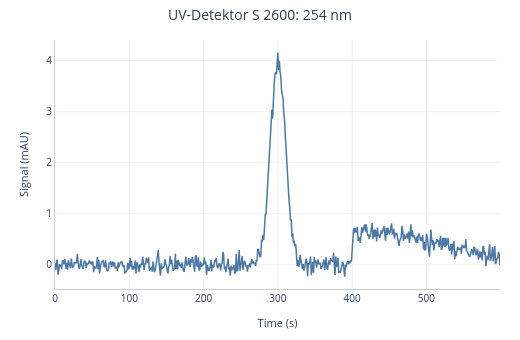

The code cell stored with this chart in its notebook:
### Code cell
peaks_input = [{"mu": 400, "amplitude": 100, "sigma": 120, "alpha": 100.0},{"mu": 300, "amplitude": 100, "sigma": 10, "alpha": 0.0}]
make_signal2d(peaks_input, noise_scale=0.1, duration=600).detect_peaks().display()

### Figure 1 — Plotly figure (JSON) as saved in the notebook; plotly's stock layout.template omitted (floating-point values rounded to 4 significant figures; data arrays with more than 128 entries replaced by an {"elided": "..."} marker saying what was removed)
{"data": [{"customdata": {"elided": "600 float values"}, "hovertemplate": "<b>UV-Detektor S 2600: 254 nm</b><br>Time: %{x:.3f} s<br>Signal: %{customdata:.2f} mAU<extra></extra>", "legendgroup": "UV-Detektor S 2600: 254 nm", "line": {"color": "#4C78A8", "width": 1.5}, "mode": "lines", "name": "UV-Detektor S 2600: 254 nm", "type": "scatter", "x": {"elided": "600 float values"}, "y": {"elided": "600 float values"}}], "layout": {"height": 340, "hovermode": "x unified", "margin": {"b": 45, "l": 55, "r": 20, "t": 40}, "paper_bgcolor": "white", "plot_bgcolor": "white", "showlegend": false, "title": {"font": {"color": "#2c3e50", "size": 14}, "text": "UV-Detektor S 2600: 254 nm", "x": 0.5}, "width": 520, "xaxis": {"gridcolor": "rgba(0,0,0,0.06)", "linecolor": "#ccc", "linewidth": 1, "showgrid": true, "tickfont": {"size": 10}, "title": {"font": {"size": 11}, "text": "Time (s)"}, "zeroline": false}, "yaxis": {"gridcolor": "rgba(0,0,0,0.06)", "linecolor": "#ccc", "linewidth": 1, "showgrid": true, "tickfont": {"size": 10}, "title": {"font": {"size": 11}, "text": "Signal (mAU)"}, "zeroline": false}}}
